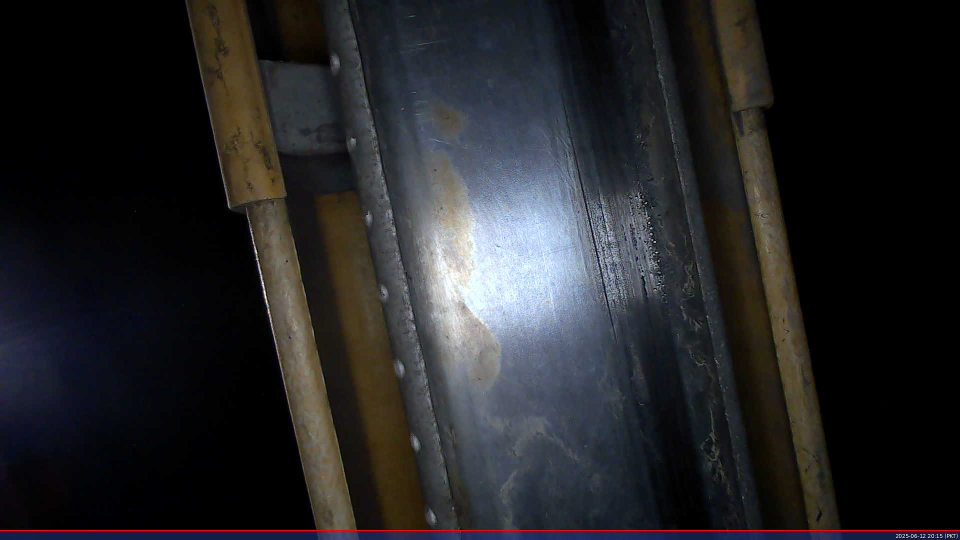
#> input picture sample_rail.jpg, 1920 x 1080 px (shown at 1/2 size)
$ python TRD_demo.py   (older library calls are emulated)
#> lines starting #> are read from the running program, lines starting #| are printed output that depends on the picture; after the words box and inside, x2 and y2 are one past the last pixel; in counts of white or black regions, pixels touching at a corner belong together
import cv2
import numpy as np
import os
from pathlib import Path
from datetime import datetime

# === DEMO CONFIGURATION ===
DEMO_IMAGE = "sample_rail.jpg"  # Put your demo image here
DEMO_OUTPUT_FOLDER = "demo_output"

# === CONFIGURABLE MACROS ===
# ROI Configuration
ROI_START_PERCENT = 0.50          # % of image width to extract for rail ROI
ROI_WIDTH_PERCENT = 0.30          # % of image width to extract for rail ROI

# LED Light Removal Configuration
LED_LIGHT_THRESHOLD = 400         # LED detection brightness threshold
LED_KERNEL_SIZE = 80              # Size of morphological structuring element
LED_MIN_AREA = 200                # Minimum area to trigger inpainting
INPAINT_RADIUS = 20               # Radius for inpainting blur

# Defect Detection Thresholds
CORROSION_THRESHOLD = 50          # Dark spot threshold
CRACK_THRESHOLD = 5               # Crack detection threshold
MIN_DEFECT_AREA = 2               # Ignore small defects below this area
MAX_DEFECT_AREA = 1000            # Ignore overly large blobs
MIN_CRACK_LENGTH = 1              # Minimum length to be considered a crack
ROUGHNESS_INTENSITY_THRESHOLD = 10 # For surface wear / rough track

# Image Processing Parameters
BILATERAL_FILTER_D = 9            # Diameter for bilateral filter
BILATERAL_FILTER_SIGMA_COLOR = 80 # Sigma color for bilateral filter
BILATERAL_FILTER_SIGMA_SPACE = 80 # Sigma space for bilateral filter
GAUSSIAN_BLUR_KERNEL = (3, 3)     # Kernel size for Gaussian blur
ADAPTIVE_THRESH_BLOCK_SIZE = 21   # Block size for adaptive threshold
ADAPTIVE_THRESH_C = 10            # Constant for adaptive threshold
MORPH_KERNEL_SIZE = (5, 5)        # Size for morphological operations
LINE_DETECTION_KERNEL_SIZE = 15   # Size for line detection kernels
CANNY_THRESHOLD1 = 30             # Canny edge detection threshold 1
CANNY_THRESHOLD2 = 100            # Canny edge detection threshold 2
CANNY_APERTURE_SIZE = 3           # Canny aperture size
HOUGH_THRESHOLD = 30              # Threshold for Hough line detection
HOUGH_MIN_LINE_LENGTH = 1         # Minimum line length for Hough
HOUGH_MAX_LINE_GAP = 10           # Maximum line gap for Hough

# Defect Classification Thresholds
CORROSION_SEVERE_AREA = 2000      # Area threshold for severe corrosion
CORROSION_MEDIUM_AREA = 800       # Area threshold for medium corrosion
WEAR_SEVERE_AREA = 1500           # Area threshold for severe wear
CRACK_SEVERE_LENGTH = 100         # Length threshold for severe cracks
DEFECT_LABEL_AREA = 500           # Minimum area to show defect label

# Visualization Parameters
ROI_BOUNDARY_COLOR = (255, 255, 0) # Color for ROI boundary (BGR)
DEFECT_COLORS = {
    'Corrosion/Dark Spot': (0, 0, 255),    # Red
    'Surface Wear/Lines': (255, 0, 0),     # Blue
    'Crack/Linear Defect': (0, 255, 0)     # Green
}

DEFECT_LABEL_FONT = cv2.FONT_HERSHEY_SIMPLEX
DEFECT_LABEL_FONT_SCALE = 0.6      # Increased font size
DEFECT_LABEL_THICKNESS = 2         # Increased thickness
SUMMARY_FONT_SCALE = 1.0           # Increased summary font size
SUMMARY_FONT_THICKNESS = 2

# Live Processing Parameters
LIVE_FRAME_WIDTH = 640             # Reduced for RPi performance
LIVE_FRAME_HEIGHT = 480
LIVE_FPS = 15                      # Reduced FPS for RPi
RECORDING_DURATION = 20            # seconds
VIDEO_FPS = 15                     # frames per second for recording
OUTPUT_VIDEO_CODEC = 'XVID'        # Codec for video recording
BUTTON_COLOR = (0, 255, 0)         # Green color for active buttons
BUTTON_INACTIVE_COLOR = (50, 50, 50) # Gray color for inactive buttons

class ThirdRailDefectDetectorDemo:
    def __init__(self, demo_image_path, output_folder="demo_output"):
#> in run_demo, original_image is the input picture: shape (1080, 1920, 3); mean B, G, R 38.7, 36.3, 35.9
#| Image size: 1920x1080
        self.demo_image_path = demo_image_path
        self.output_folder = output_folder
        self.setup_output_folder()
        self.step_counter = 0

        # Initialize detection parameters
        self.corrosion_threshold = CORROSION_THRESHOLD
        self.crack_threshold = CRACK_THRESHOLD
        self.min_defect_area = MIN_DEFECT_AREA
        self.max_defect_area = MAX_DEFECT_AREA
        self.min_crack_length = MIN_CRACK_LENGTH
        self.roughness_intensity_threshold = ROUGHNESS_INTENSITY_THRESHOLD
        self.led_light_threshold = LED_LIGHT_THRESHOLD
        self.led_kernel_size = LED_KERNEL_SIZE
        self.led_min_area = LED_MIN_AREA
        self.inpaint_radius = INPAINT_RADIUS

    def setup_output_folder(self):
        """Create output directory structure"""
        Path(self.output_folder).mkdir(exist_ok=True)
        print(f"Demo output folder created: {self.output_folder}")

    def save_step_image(self, image, step_name, description=""):
        """Save image for each processing step"""
        self.step_counter += 1
        filename = f"step_{self.step_counter:02d}_{step_name}.jpg"
        filepath = os.path.join(self.output_folder, filename)

        # Add step label to image
        labeled_image = self.add_step_label(image, f"Step {self.step_counter}: {step_name}", description)

        cv2.imwrite(filepath, labeled_image)
        print(f"Saved: {filename} - {description}")
        return filepath

    def add_step_label(self, image, title, description=""):
        """Add step label and description to image"""
#> called with title = 'Step 1: Original_Image', description = 'Original input image'
        labeled_image = image.copy()

        # Add title at top
        font = DEFECT_LABEL_FONT
        font_scale = 1.0
        thickness = 2
        color = (255, 255, 255)

        # Get text size for background rectangle
        title_size = cv2.getTextSize(title, font, font_scale, thickness)[0]

        # Add black background for title
        cv2.rectangle(labeled_image, (10, 10), (title_size[0] + 20, title_size[1] + 20), (0, 0, 0), -1)
#> labeled_image: shape (1080, 1920, 3); 0.02% of pixels changed, all inside (x1, y1, x2, y2) = (366, 10, 382, 43)
        cv2.putText(labeled_image, title, (15, title_size[1] + 15), font, font_scale, color, thickness)
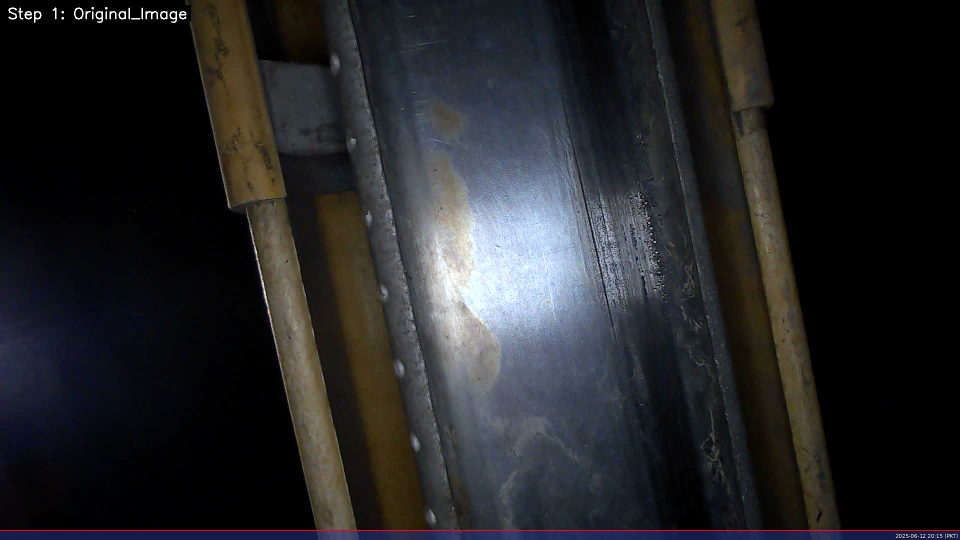
#> labeled_image: shape (1080, 1920, 3) (shown at 1/2 size); mean B, G, R 39, 36.6, 36.1

        # Add description if provided
        if description:
            desc_y = title_size[1] + 40
            cv2.putText(labeled_image, description, (15, desc_y), font, 0.5, (200, 200, 200), 1)
#> labeled_image: shape (1080, 1920, 3); 0.02% of pixels changed, all inside (x1, y1, x2, y2) = (17, 51, 174, 67)

        return labeled_image

    def extract_rail_roi(self, image):
        """Extract ROI and save visualization"""
        height, width = image.shape[:2]
        roi_start_x = int(width * ROI_START_PERCENT)
        roi_end_x = int(width * (ROI_START_PERCENT + ROI_WIDTH_PERCENT))
        roi_end_x = min(roi_end_x, width)

        # Create ROI visualization
        roi_vis = image.copy()
        cv2.rectangle(roi_vis, (roi_start_x, 0), (roi_end_x, height), ROI_BOUNDARY_COLOR, 3)

        # Add ROI annotation
        cv2.putText(roi_vis, "Region of Interest (Rail Area)",
                   (roi_start_x, height - 20), DEFECT_LABEL_FONT, 0.6, ROI_BOUNDARY_COLOR, 2)
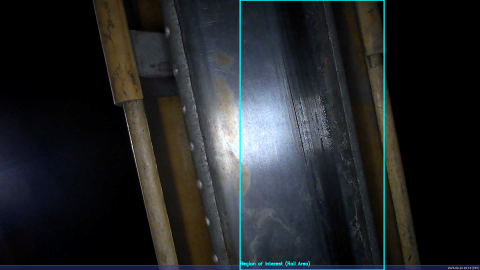
#> roi_vis: shape (1080, 1920, 3) (shown at 1/4 size); mean B, G, R 40.1, 37.8, 35.4

        self.save_step_image(roi_vis, "ROI_Selection", "Selecting rail region for analysis")
#> call 2 of add_step_label, with title = 'Step 2: ROI_Selection', description = 'Selecting rail region for analysis'
#> in add_step_label (call 2), `cv2.putText(labeled_image, title, (15, title_size[1] + 15), font, font..`:
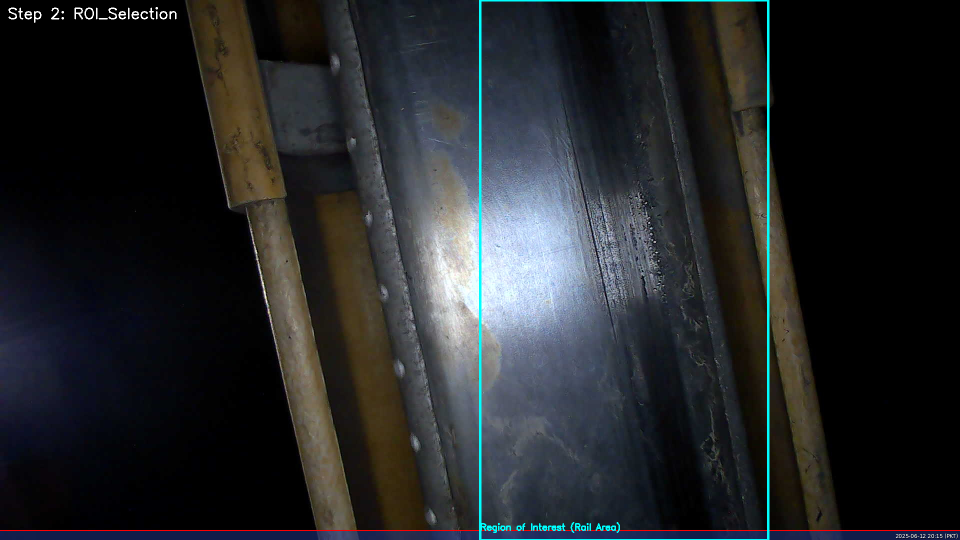
#> labeled_image: shape (1080, 1920, 3) (shown at 1/2 size); 0.11% of pixels changed, all inside (x1, y1, x2, y2) = (17, 14, 353, 46)

        # Extract actual ROI
        roi = image[:, roi_start_x:roi_end_x]
#> (the rest of the program and of its run is left out)
